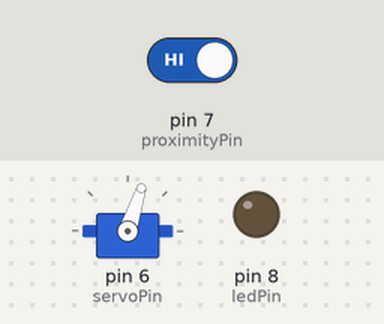
The sketch below on a simulated Arduino Uno, built with avr-gcc and run on an emulated ATmega328P. Shown: servo, output pins drawn as LEDs (lit = HIGH). Inputs (shaded band) come from the test bench; at power-on: pin 7 (proximityPin) HIGH.

Above: at 1.2 s.
1.3 s: pin 7 (proximityPin) driven LOW
At 2.1 s:
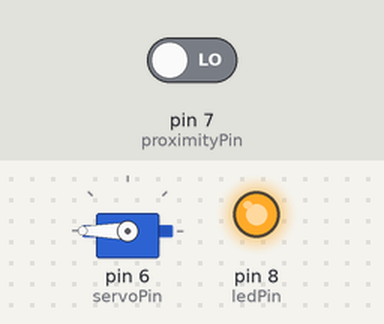
At 3.3 s:
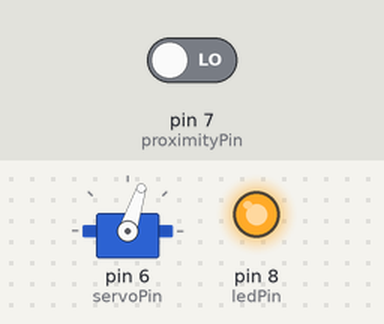
3.8 s: pin 7 (proximityPin) driven HIGH
At 4.5 s:
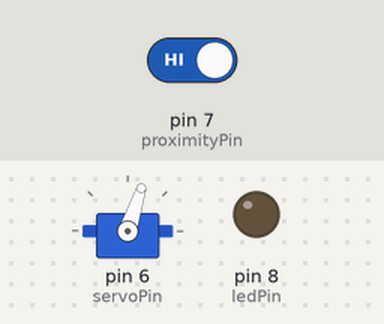
Timing chart, 0 to 6.8 s (numbered marks = the images above; inputs shaded):
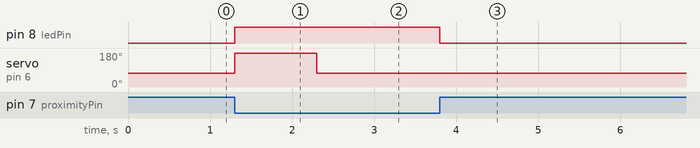

Measured:
- after the input at 1.3 s, pin 8 (ledPin): LOW → HIGH at once; servo on pin 6 (servoPin): 72° → 180° at once, → 72° 1.0 s later
- after the input at 3.8 s, pin 8 (ledPin): HIGH → LOW at once

The sketch:

Candy_Distributor.ino
```cpp
#include <Servo.h>

Servo myservo;  // create servo object to control a servo

const int ledPin = 8;    // digital pin 8
const int proximityPin = 7; // digital pin 7
const int servoPin = 6; // digital pin 6

const int initialPos = 72; // servo initial position
const int endPos = 180;    // servo end position

int state = HIGH;   // keep the proximity state
bool flag = false; // keep the old proximity state

void setup() {
  pinMode(ledPin, OUTPUT);      // Set led pin as output
  pinMode(proximityPin, INPUT); // Set proximity pin as input

  myservo.write(initialPos);    // rotate the servo at the initial position
  myservo.attach(servoPin);     // attaches the servo on the servo pin
}

void loop() {
  state = digitalRead(proximityPin); // reads the state of the proximity sensor

  if (state == LOW && !flag) {
    flag = true;
    digitalWrite(ledPin, HIGH); // Turn led ON
    myservo.write(endPos);      // rotate the servo out
    delay(1000);

    myservo.write(initialPos);  // rotate the servo in
    delay(1000);
  } else if (state == HIGH && flag) {
    flag = false;
    digitalWrite(ledPin, LOW);  // Turn led OFF
  }
  delay(100);
}
```
